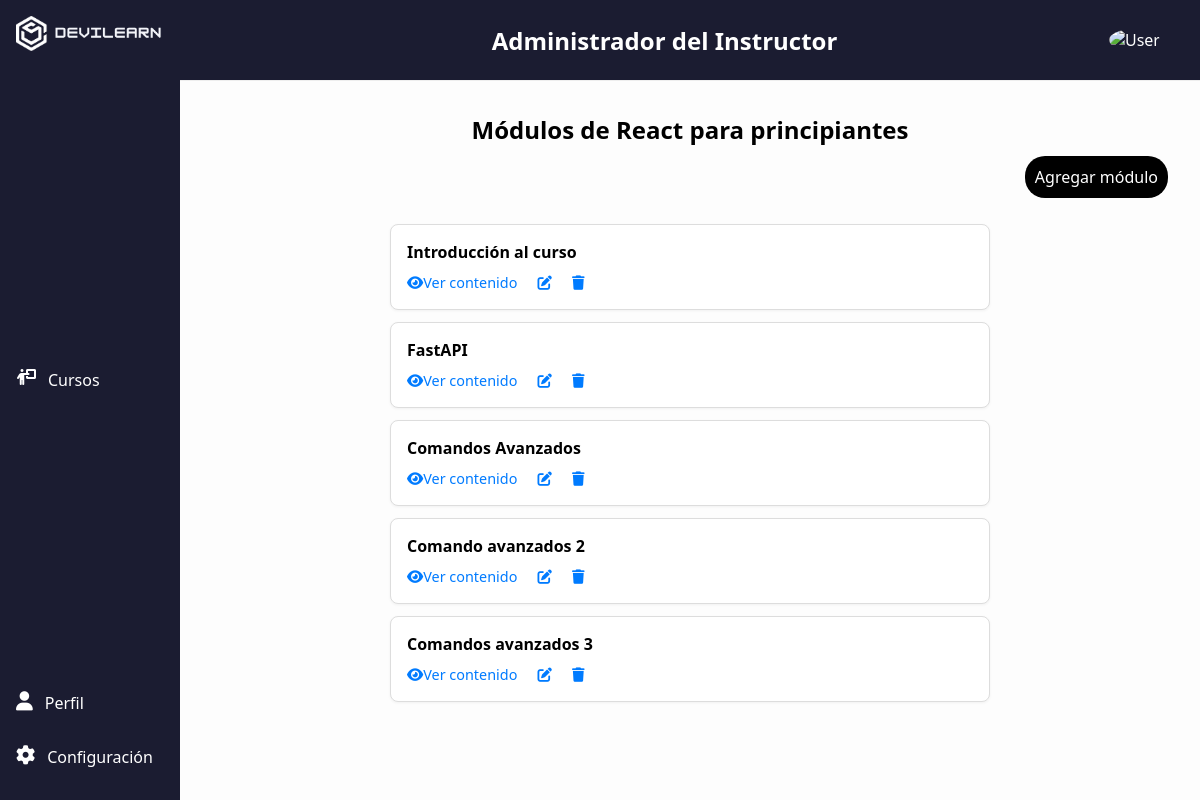
/instructor/course/react-para-principiantes/modules/ (signed in), run on an earlier commit of the app's database.
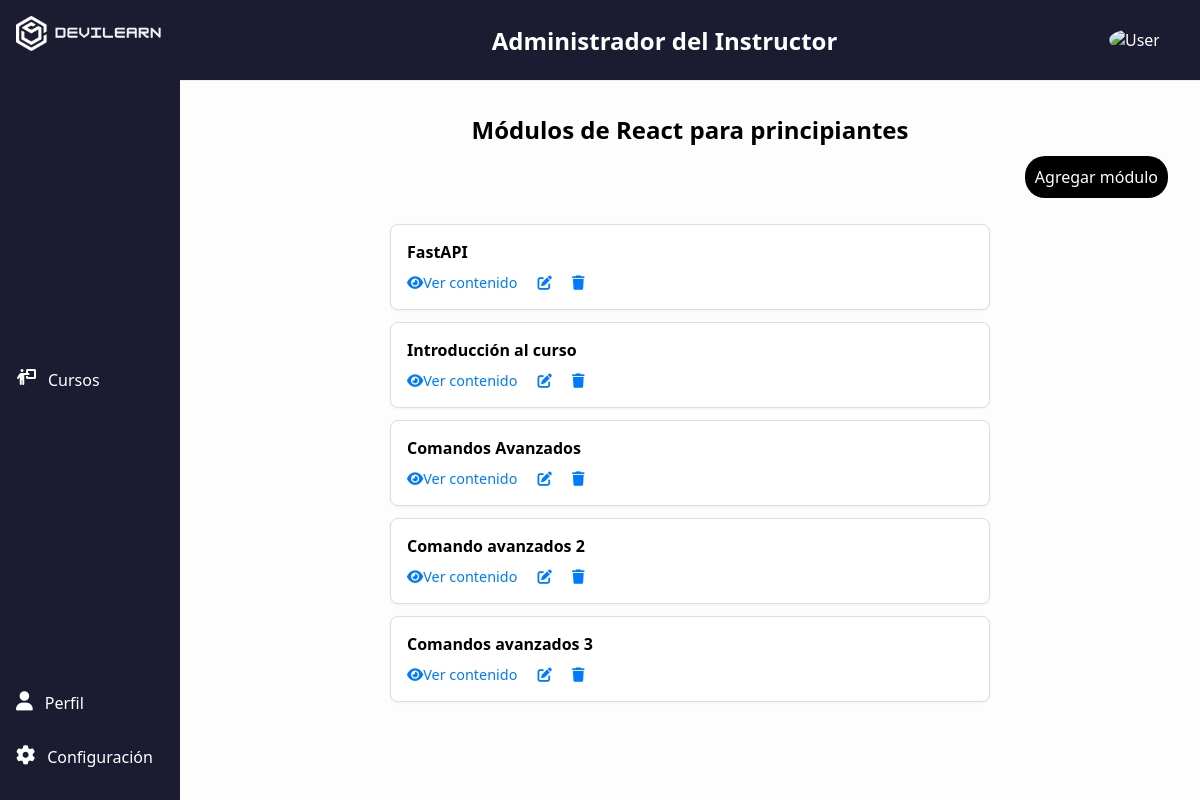
And on a later commit of the database.
### apps/courses/models/module.py (models this page shows, shortened)
class Module(models.Model):
    course = models.ForeignKey(Course, on_delete=models.CASCADE, related_name='modules')
    title = models.CharField(max_length=200)
    description = models.TextField()
    order = OrderField(blank=True, for_fields=['course'])

### apps/courses/views/instructor.py (the view)
class ModuleListView(InstructorRequiredMixin, ListView):
    model = Module
    template_name = "instructor/module_list.html"
    context_object_name = "modules"
    def get_queryset(self):
        self.course = get_object_or_404(
            Course, slug=self.kwargs['slug'], owner=self.request.user)
        return self.course.modules.all().order_by('order')
    def get_context_data(self, **kwargs):
        context = super().get_context_data(**kwargs)
        context['course'] = self.course
        return context

### apps/courses/views/instructor.py (called while the page is built)
    def test_func(self):
        return self.request.user.is_instructor

### apps/courses/templates/instructor/module_list.html (shortened to what this page needs)
{% extends "base.html" %}
{% load static %}
{% block custom_styles %}
  <link rel="stylesheet" href="{% static 'css/styles.css' %}">
  <link rel="stylesheet" href="{% static 'css/instructor_styles.css' %}">
{% endblock custom_styles %}
{% block content %}
  <div class="layout">
    {% include "includes/sidebar_instructor.html" %}
    <div class="main-content">
      {% include "includes/header_instructor.html" %}
      <main>
        <h2 class="form-title">Módulos de {{ course.title }}</h2>
        <div class="add-new-course">
          <a href="{% url 'instructor:module_create' slug=course.slug %}">Agregar módulo</a>
        </div>
        <ul class="drag-list" id="dd-list" data-url="{% url 'instructor:module_order' %}" data-csrf="{{ csrf_token }}">
          {% for module in modules %}
            <li class="drag-item" data-id='{{module.id}}' style="padding: 1rem;">
              <strong>{{ module.title }}</strong>
              <div class="actions">
                <a href="{% url 'instructor:content_list' module_id=module.id %}"><i class="fa-solid fa-eye"></i>Ver contenido</a>
                <a href="{% url 'instructor:module_edit' pk=module.id %}"><i class="fa-solid fa-pen-to-square"></i></a>
                <a href="{% url 'instructor:module_delete' pk=module.id %}"><i class="fa-solid fa-trash"></i></a>
              </div>
            </li>
          {% empty %}
            <li>No hay módulos aún.</li>
          {% endfor %}
        </ul>
      </main>
    </div>
  </div>
{% endblock content %}

What changed in the data, as far as the page shows it:
changed Module (number 1 of 5 on the later page): moves up the list
